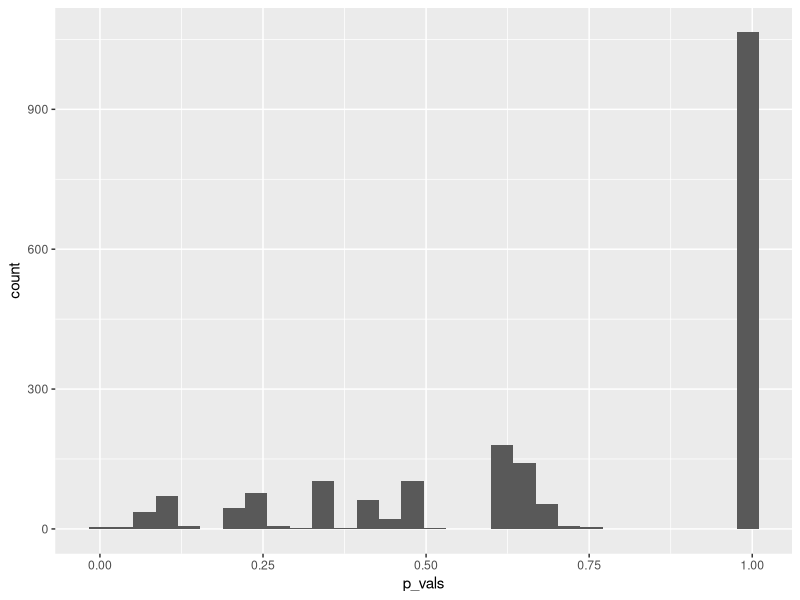

Recreate this plot in R.
## ---- chunk 1
mytable <- rbind(c(4,96), c(10,90))
rownames(mytable) <- c("not exposed","exposed")
colnames(mytable) <- c("diseased", "healthy")
library(tidyverse)
## ---- chunk 2
chisq.test(rbind(
  c(4,996),
  c(10,990)),
correct=FALSE)
## ---- chunk 3
set.seed(30)
n <- 25
cats_l <- rbinom(n=1, size=n,prob = 0.6)
dogs_l <- n-cats_l
cats_r <- rbinom(n=1, size=n,prob = 0.6)
dogs_r <- n-cats_r

simtable <- rbind(c(cats_l, dogs_l),
                  c(cats_r, dogs_r))
## ---- chunk 4
chisq.test(simtable)
## ---- chunk 5
set.seed(20)
N=2000
p_vals <- rep(NA,2000)

for(i in seq_along(p_vals)){ # as many iterations as p_vals is long
  cats_l <- rbinom(n=1, size=n,prob = 0.9)
  dogs_l <- n-cats_l
  cats_r <- rbinom(n=1, size=n,prob = 0.9)
  dogs_r <- n-cats_r
  
  p_vals[i] <- chisq.test(rbind(c(cats_l, dogs_l),
                    c(cats_r, dogs_r)))$p.value
}
## ---- chunk 6
head(p_vals)
## ---- chunk 7
mean(p_vals<0.05, na.rm=TRUE)
## ---- chunk 8
data.frame(p_vals) %>% 
  ggplot(aes(x=p_vals))+
  geom_histogram()
